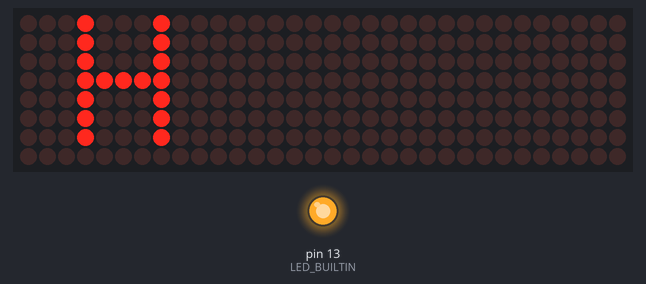
The sketch below on a simulated Arduino Uno, built with avr-gcc and run on an emulated ATmega328P. On the bench: 32×8 LED matrix, output pins drawn as LEDs (lit = HIGH).

Above: at 0.19 s.
At 1.25 s:
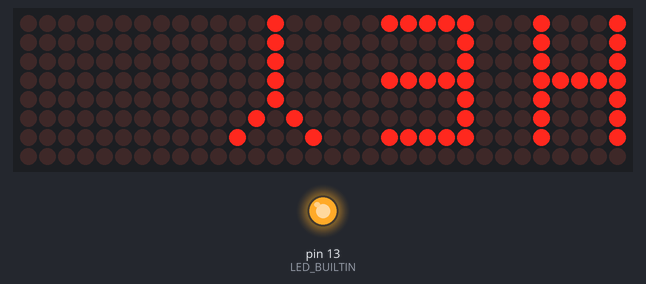
At 2.32 s:
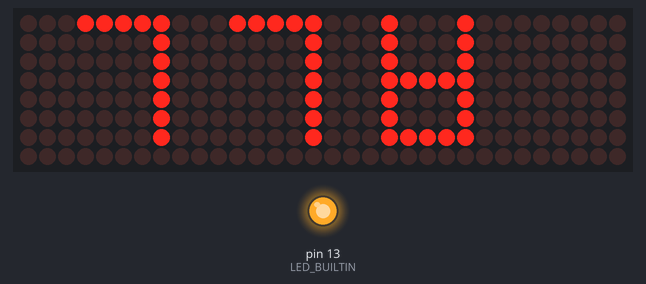
At 4.05 s:
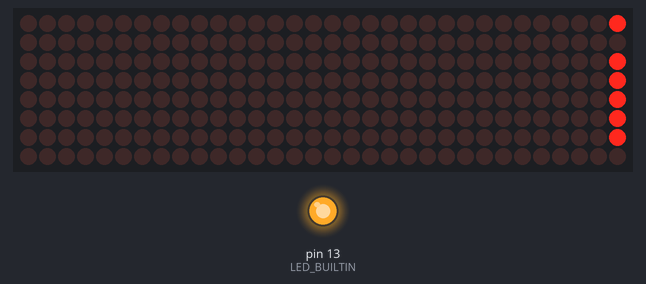
Timing chart, 0 to 5.5 s (numbered marks = the images above):
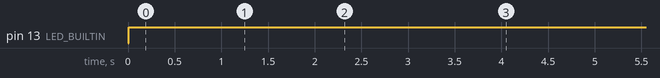

Measured:
- by itself, pin 13 (LED_BUILTIN): LOW → HIGH at 0.01 s
- by itself, everything shown: repeats every 4.2 s, in 13 steps

The sketch:

scrolling_text_v1.ino
```cpp
/*
 * Scrolling text on MAX7219 4 8x8 Matrices with Elegoo Uno
 * @Author: Jake Lepere
 * @Date: 12/25/2017
 */

#include "LedControl.h"

int NUM_MAT = 4;

LedControl lc = LedControl(12,11,10,NUM_MAT);

int blank[] = {0};

int A[] = {5,
           0,0,0,0,0,
           1,1,1,1,1,
           1,0,0,0,1,
           1,0,0,0,1,
           1,1,1,1,1,
           1,0,0,0,1,
           1,0,0,0,1,
           1,0,0,0,1};

int C[] = {5,
           0,0,0,0,0,
           1,1,1,1,1,
           1,0,0,0,0,
           1,0,0,0,0,
           1,0,0,0,0,
           1,0,0,0,0,
           1,0,0,0,0,
           1,1,1,1,1};

int E[] = {5,
           0,0,0,0,0,
           1,1,1,1,1,
           1,0,0,0,0,
           1,0,0,0,0,
           1,1,1,1,1,
           1,0,0,0,0,
           1,0,0,0,0,
           1,1,1,1,1,};

int H[] = {5,
           0,0,0,0,0,
           1,0,0,0,1,
           1,0,0,0,1,
           1,0,0,0,1,
           1,1,1,1,1,
           1,0,0,0,1,
           1,0,0,0,1,
           1,0,0,0,1,};

int I[] = {5,
           0,0,0,0,0,
           1,1,1,1,1,
           0,0,1,0,0,
           0,0,1,0,0,
           0,0,1,0,0,
           0,0,1,0,0,
           0,0,1,0,0,
           1,1,1,1,1,};

int K[] = {5,
           0,0,0,0,0,
           1,0,0,0,1,
           1,0,0,1,0,
           1,0,1,0,0,
           1,1,0,0,0,
           1,0,1,0,0,
           1,0,0,1,0,
           1,0,0,0,1};

int L[] = {5,
           0,0,0,0,0,
           1,0,0,0,0,
           1,0,0,0,0,
           1,0,0,0,0,
           1,0,0,0,0,
           1,0,0,0,0,
           1,0,0,0,0,
           1,1,1,1,1};

int N[] = {5,
           0,0,0,0,0,
           1,0,0,0,1,
           1,1,0,0,1,
           1,0,1,0,1,
           1,0,1,0,1,
           1,0,0,1,1,
           1,0,0,0,1,
           1,0,0,0,1};

int R[] = {5,
           0,0,0,0,0,
           1,1,1,1,1,
           1,0,0,0,1,
           1,0,0,0,1,
           1,1,1,1,1,
           1,0,1,0,0,
           1,0,0,1,0,
           1,0,0,0,1,};

int U[] = {5,
           0,0,0,0,0,
           1,0,0,0,1,
           1,0,0,0,1,
           1,0,0,0,1,
           1,0,0,0,1,
           1,0,0,0,1,
           1,0,0,0,1,
           1,1,1,1,1,};

int Y[] = {5,
           0,0,0,0,0,
           1,0,0,0,1,
           0,1,0,1,0,
           0,0,1,0,0,
           0,0,1,0,0,
           0,0,1,0,0,
           0,0,1,0,0,
           0,0,1,0,0,};

int exp_mark[] = {1,
                  0,
                  1,
                  1,
                  1,
                  1,
                  1,
                  0,
                  1};

int three_exp_mark[] = {5,
                        0,0,0,0,0,
                        1,0,1,0,1,
                        1,0,1,0,1,
                        1,0,1,0,1,
                        1,0,1,0,1,
                        1,0,1,0,1,
                        0,0,0,0,0,
                        1,0,1,0,1};


void setup()
{
  pinMode(LED_BUILTIN, OUTPUT);

  lc.shutdown(0,false);
  lc.setIntensity(0,8);
  lc.clearDisplay(0);

  lc.shutdown(1,false);
  lc.setIntensity(1,8);
  lc.clearDisplay(1);

  lc.shutdown(2,false);
  lc.setIntensity(2,8);
  lc.clearDisplay(2);

  lc.shutdown(3,false);
  lc.setIntensity(3,8);
  lc.clearDisplay(3);

}

void loop()
{

  // digitalWrite(LED_BUILTIN, HIGH)
  // lc.setLed(num,col,row,true)

  digitalWrite(LED_BUILTIN, HIGH);

  int name_size = 12;
  int* name[] = {blank,blank,blank,H,E,Y,blank,A,L,L,I,exp_mark};

  draw_word(name,name_size);

}

/**
 * Draws a word as scrolling text on the matrices.
 * @param w the word.
 * @param s the size of the word.
 */
void draw_word(int** w, int s) {

  // var definitions
  int i;
  int j;
  int k;
  int m;

  // draw characters
  for (i = 0; i < s; i ++) {
    for (j = 0; j < 4; j ++) {
      m = i + j;
      if (m >= s) {
        draw_char(blank,j,true);
      } else {
        draw_char(w[m],j,true);
      }
    }

    delay(325);

    lc.clearDisplay(0);
    lc.clearDisplay(1);
    lc.clearDisplay(2);
    lc.clearDisplay(3);
  }
}

/**
 * Draws a character on a matrix.
 * @param c the character.
 * @param m the matrix number.
 * @param on true to set the leds on, false to set off.
 */
void draw_char(int* c, int m, bool on)
{
  int i;
  int row = 0;
  int col = 0;
  int num_rows = 8;
  int num_cols = c[0];
  for (i = 1; i < num_rows * num_cols + 1; i ++) {
    if (c[i] == 1) {
      lc.setLed(m,7 - col,7 - row,on);
    }
    row = row + 1;
    if (row == num_cols) {
      row = 0;
      col = col + 1;
    }
  }
}
```
